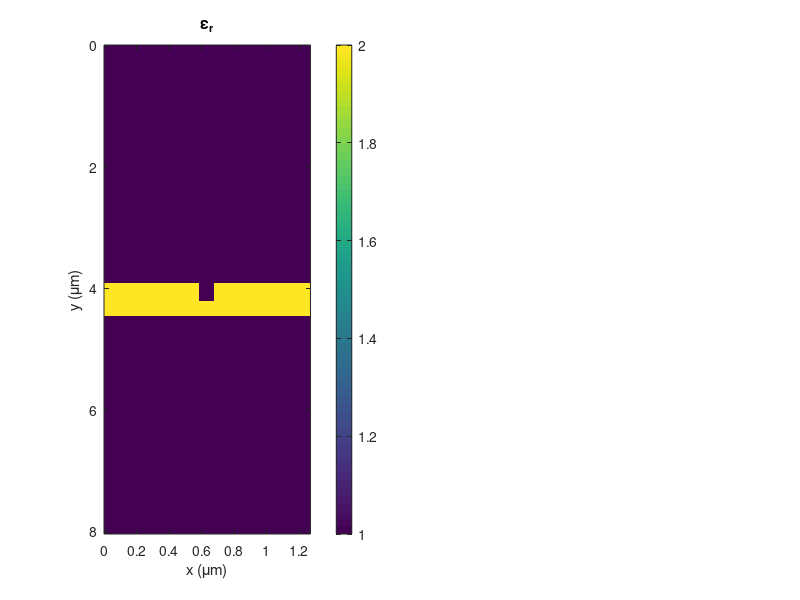

Write MATLAB code to recreate this figure. (Note: this script raises an error after producing the figure.)
%%%%%%%%%%%%%%%%%%%%%%%%%%%%%%%%%%%%%%%%%%%%%%%%%%%%%%%%%%%%%%%%%%%%%%%%%%
%   Resonance Grating - FDFD Simulation
%       This MATLAB files simulates a single period of a rectangular
%       grating using the Finite-Difference Frequency Domain method.
%       The wavelength sweep goes from 2 um to 1 um.
%%%%%%%%%%%%%%%%%%%%%%%%%%%%%%%%%%%%%%%%%%%%%%%%%%%%%%%%%%%%%%%%%%%%%%%%%%
set(0,'DefaultFigureWindowStyle','docked');

% close all;
clc;
clear all;
close all;

% UNITS
micrometers = 1;
millimeters = 1e3 * micrometers;
meters = 1e3 * millimeters;
degrees = pi/180;
seconds = 1;
hertz = 1/seconds;
gigahertz = 1e9 * hertz;

% CONSTANTS
c0 = 299792458 * meters/seconds;

% POINTS FOR SWEEP 
Nf = 501;
tot_ref = zeros(1,Nf);
tot_trn = tot_ref;
tot_con = tot_ref;

% FIGURE SETTINGS 
fig = 1;        % 0 for no figures, 1 for figure animation

%%%%%%%%%%%%%%%%%%%%%%%%%%%%%%%%%%%%%%%%%%%%%%%%%%%%%%%%%%%%%%%%%%%%%%%%%
%% DEFINE SIMULATION PARAMETERS
%%%%%%%%%%%%%%%%%%%%%%%%%%%%%%%%%%%%%%%%%%%%%%%%%%%%%%%%%%%%%%%%%%%%%%%%%
% SOURCE PARAMETERS
SRC.lam0 = 1.55 * micrometers;    % Free space wavelength
SRC.theta = 0 * degrees;
SRC.MODE = 'E';                   % EM mode
f0 = c0/SRC.lam0;
lam01 = 1.4 * micrometers;
lam02 = 1.7 * micrometers;
lam0 = linspace(lam01,lam02,Nf);

% GRATING PARAMETERS
lamd = 1.55 * micrometers;      % Design wavelength
fd   = c0/lamd;                 % Design frequency
ur   = 1.0;                     % Grating permeability
er   = 2.0;                     % Grating permittivity
nr   = sqrt(ur*er);             % Substrate refractive index 
L0    = 0.856092903225807*lamd;             % Grating period (DO NOT CHANGE)
d    = 0.192547096774194*lamd;             % Grating depth
t    = lamd/(2*nr);             % Substrate thickness
ff   = 0.934096;                     % Fill fraction  (DO NOT CHANGE)

% EXTERNAL MATERIALS
ur1 = 1.0;                    % Reflection region permeability
er1 = 1.0;                    % Reflection region permittivity
ur2 = 1.0;                    % Transmission region permeability
er2 = 1.0;                    % Transmission region permittivity

% GRID PARAMETERS
NRES = 100;                    % Grid resolution
BUFZ = 2*lam02 * [1 1];       % Spacer region above and below grating
DEV.NPML = [20 20];           % Size of PML at top and bottom of grid

Lr = linspace(0.82*lamd,0.85*lamd,Nf);
for n = 1:Nf
    L    = Lr(n);             % Grating period

%%%%%%%%%%%%%%%%%%%%%%%%%%%%%%%%%%%%%%%%%%%%%%%%%%%%%%%%%%%%%%%%%%%%%%%%%
%% CALCULATE OPTIMIZED GRID
%%%%%%%%%%%%%%%%%%%%%%%%%%%%%%%%%%%%%%%%%%%%%%%%%%%%%%%%%%%%%%%%%%%%%%%%%
% Calculate refractive indices
ndev = sqrt(ur*er);
nref = sqrt(ur1*er1);
ntrn = sqrt(ur2*er2);

% Consider wavelengths
lam_min = min([lam01 lam02])/max([ndev nref ntrn]);
dlam = lam_min/NRES; 

% Consider mechanical parameters
dmin = ff*L;            % x2 is the smallest defined distance
dd = dmin/2;   % Delta for distance

% Choose the highest resolution
dx = dlam;
dy = dx;

% Snap grid to critical dimension (in this case L and d+t)
Nx = 2*ceil(L/dx/2) + 1;      % First guess at grid spacing (odd for periodic)
Ny = ceil((d+t)/dy);

% Calculate new grid resolutions
dx = L/Nx
dy = (d+t)/Ny

% Incorporate PML and spacer regions
Ny = Ny + DEV.NPML(1) + DEV.NPML(2) + ceil(BUFZ(1)/dy) + ceil(BUFZ(2)/dy);

% Calculate 2x grid
Nx2 = 2*Nx;
Ny2 = 2*Ny;
dx2 = dx/2;
dy2 = dy/2;
DEV.RES = [dx2,dy2];
xa2 = [0:Nx2-1]*dx2;
ya2 = [0:Ny2-1]*dy2;

%%%%%%%%%%%%%%%%%%%%%%%%%%%%%%%%%%%%%%%%%%%%%%%%%%%%%%%%%%%%%%%%%%%%%%%%%
%% BUILD DEVICE ON 2x GRID
%%%%%%%%%%%%%%%%%%%%%%%%%%%%%%%%%%%%%%%%%%%%%%%%%%%%%%%%%%%%%%%%%%%%%%%%%
UR2 = ur1*ones(Nx2,Ny2);
ER2 = er1*ones(Nx2,Ny2);

% Calculate start and stop indices for filling in the grid
nt1 = 2*DEV.NPML(1) + ceil(BUFZ(1)/dy2);
nt2 = nt1 + round(t/dy2) - 1;
% nd1 = round((nt2+nt1)/2);
% nd2 = nt2;
nd2 = nt2;
nd1 = nt2 - round(d/dy2);
nx1 = round(Nx2*ff/2);
nx2 = round(Nx2 - Nx2*ff/2);

% Fill in the permeability regions
UR2(:,:) = ur;

% Fill in the permittivity regions
ER2(:,nt1:nt2) = er;
ER2(nx1:nx2,nd1:nd2) = 1;


DEV.UR2 = fliplr(UR2);
DEV.ER2 = fliplr(ER2);

if fig
    subplot(121);
end
imagesc(xa2,ya2,DEV.ER2');
title('\epsilon_r');
xlabel('x (\mum)'); ylabel('y (\mum)');
colorbar;

%%%%%%%%%%%%%%%%%%%%%%%%%%%%%%%%%%%%%%%%%%%%%%%%%%%%%%%%%%%%%%%%%%%%%%%%%
%% IMPLEMENT FDFD
%%%%%%%%%%%%%%%%%%%%%%%%%%%%%%%%%%%%%%%%%%%%%%%%%%%%%%%%%%%%%%%%%%%%%%%%%
    tic;
    SRC.lam0 = lamd;         %angle of incidence
    DAT = fdfd2d(DEV,SRC);
    tot_ref(n) = DAT.REF;
    tot_trn(n) = DAT.TRN;
    tot_con(n) = DAT.CON;
    clc;
    time = toc;
    mint = floor(time*(Nf-n)/60);
    sec = round((time*(Nf-n)/60 - mint)*60);
    disp(['Estimated Time: ' num2str(mint) ' minutes '...
            num2str(sec) ' seconds']);
    disp([num2str(n) ' out of ' num2str(Nf) ' Iterations']);
%     figure(1);
%     plot(theta(1:n)./degrees,100.*tot_ref(1:n),'r','linewidth',2);
%     hold on;
%     plot(theta(1:n)./degrees,100.*tot_trn(1:n),'b','linewidth',2);
%     plot(theta(1:n)./degrees,100.*tot_con(1:n),'g','linewidth',2);
%     hold off;
%     title('Device Behavior');
%     xlabel('Angle of Incidence (degrees)'); ylabel('Power');
%     xlim([theta(1) theta(end)]./degrees); ylim([0 102]);
%     drawnow;
    
%     figure(1);
%     subplot(131);
%     imagesc(dx2.*[-floor(Nx2/2),floor(Nx2/2)],dy.*[0,Ny-1],DEV.UR2'); 
%     title('\mu_{r}');
%     xlabel('x (cm)'); ylabel('y (cm)'); caxis([1 10]);
%     colorbar;
%     axis equal tight;
% 
%     subplot(132);
%     imagesc(dx2.*[-floor(Nx2/2),floor(Nx2/2)],dy.*[0,Ny-1],DEV.ER2'); 
%     title('\epsilon_{r}');
%     xlabel('x (cm)'); ylabel('y (cm)'); caxis([1 10]);
%     colorbar;
%     axis equal tight;
    if fig
        subplot(122);
        imagesc(dx.*[0,Nx-1],dy.*[0,Ny-1],real(DAT.F)'); 
        title([SRC.MODE ' Mode @ ' num2str(SRC.lam0) ' \mum']);
        shading interp;
        xlabel('x (\mum)'); ylabel('y (\mum)');
        colorbar;
    %     axis equal tight;
        drawnow;
    end
end
%%%%%%%%%%%%%%%%%%%%%%%%%%%%%%%%%%%%%%%%%%%%%%%%%%%%%%%%%%%%%%%%%%%%%%%%%
%% DISPLAY
%%%%%%%%%%%%%%%%%%%%%%%%%%%%%%%%%%%%%%%%%%%%%%%%%%%%%%%%%%%%%%%%%%%%%%%%%

disp('DASHBOARD PARAMETERS:');
disp(['Source Frequency = ' num2str(f0(end)./gigahertz) ' GHz']);
disp(['Angle of Incidence = ' num2str(SRC.theta./degrees) ' degrees']);
disp(['Electromagnetic Mode = ' SRC.MODE]);
disp(['Device Design Frequency = ' num2str(fd./gigahertz) ' GHz']);
disp(['L = ' num2str(L./micrometers) ' mm']);
disp(['d = ' num2str(d./micrometers) ' mm']);
disp(['t = ' num2str(t./micrometers) ' mm']);
disp(['ur = ' num2str(ur)]);
disp(['er = ' num2str(er)]);
disp(['ur1 = ' num2str(ur1)]);
disp(['er1 = ' num2str(er1)]);
disp(['ur2 = ' num2str(ur2)]);
disp(['er2 = ' num2str(er2)]);
disp(['NRES = ' num2str(NRES)]);
disp(['BUFZ = [' num2str(BUFZ(1)/SRC.lam0) ' ' num2str(BUFZ(2)/SRC.lam0) ']*lam0']);
disp(['NPML = [' num2str(DEV.NPML(1)) ' ' num2str(DEV.NPML(2)) ']']);
disp(' ');

ref_diff_orders = find(DAT.RDE);
trn_diff_orders = find(DAT.TDE);
disp('REFLECTION DIFFRACTION ORDERS:');
for n = ref_diff_orders(1):ref_diff_orders(end)
    disp(['RDE(' num2str(n - ceil(Nx/2)) ') = ' num2str(100*DAT.RDE(n)) '%']);
end
disp(' ');
disp('TRANSMISSION DIFFRACTION ORDERS:');
for n = trn_diff_orders(1):trn_diff_orders(end)
    disp(['TDE(' num2str(n - ceil(Nx/2)) ') = ' num2str(100*DAT.TDE(n)) '%']);
end
disp(' ');

disp('OVERALL:');
disp(['REF = ' num2str(100*DAT.REF) '%']);
disp(['TRN = ' num2str(100*DAT.TRN) '%']);
disp(['CON = ' num2str(100*DAT.CON) '%']);

figure('color','white');
plot(Lr./lamd,100.*tot_ref,'r','linewidth',2);
hold on;
plot(Lr./lamd,100.*tot_trn,'b','linewidth',2);
plot(Lr./lamd,100.*tot_con,'--k','linewidth',2);
hold off;
title([SRC.MODE ' Mode Wavelength Sweep']);
xlabel('Wavelengths (\lambda)'); ylabel('Power (%)');
legend('Reflectance','Transmittance','Conservation');
% xlim([lam0(1) lam0(end)]./micrometers); 
ylim([0 102]);




